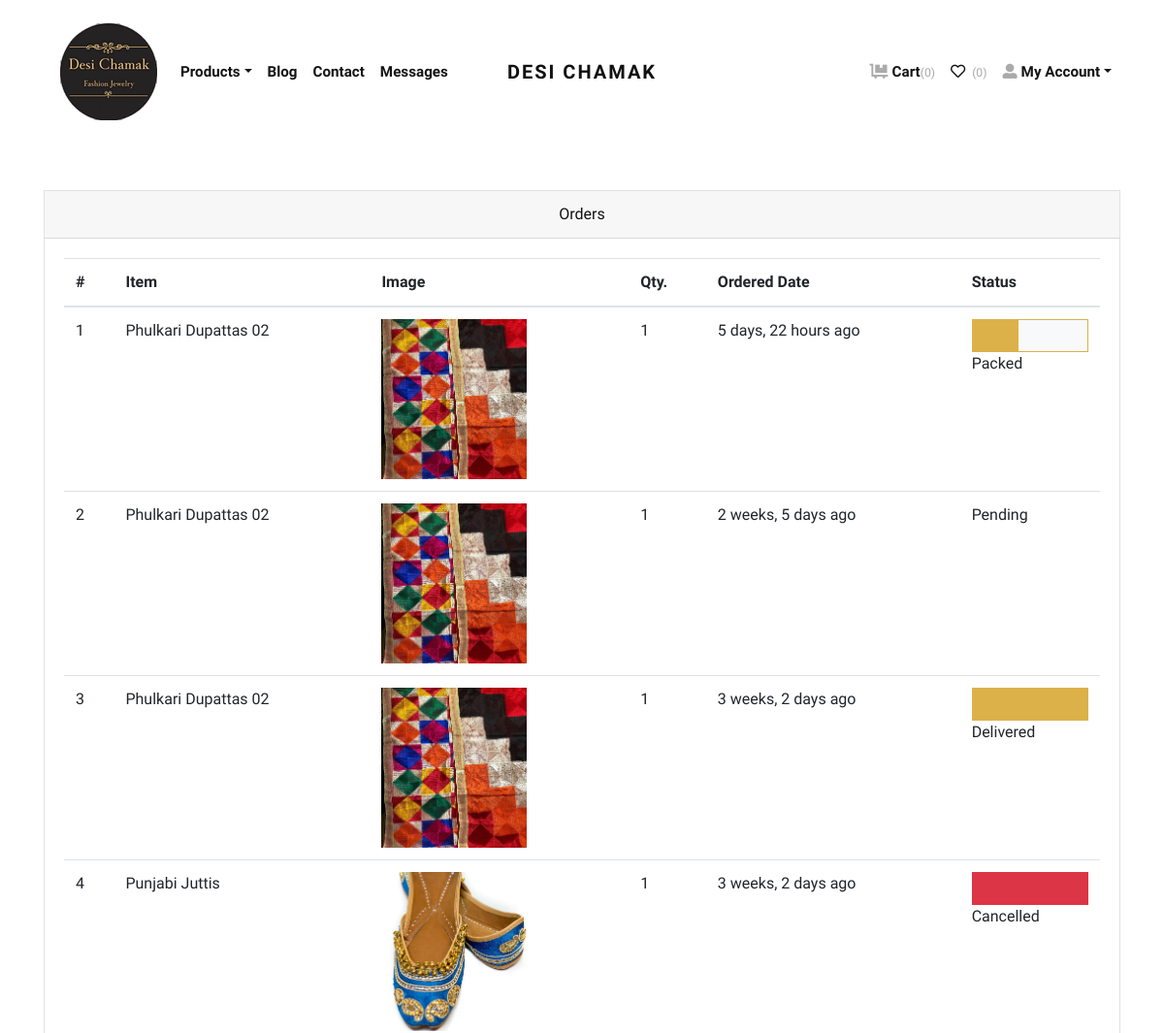
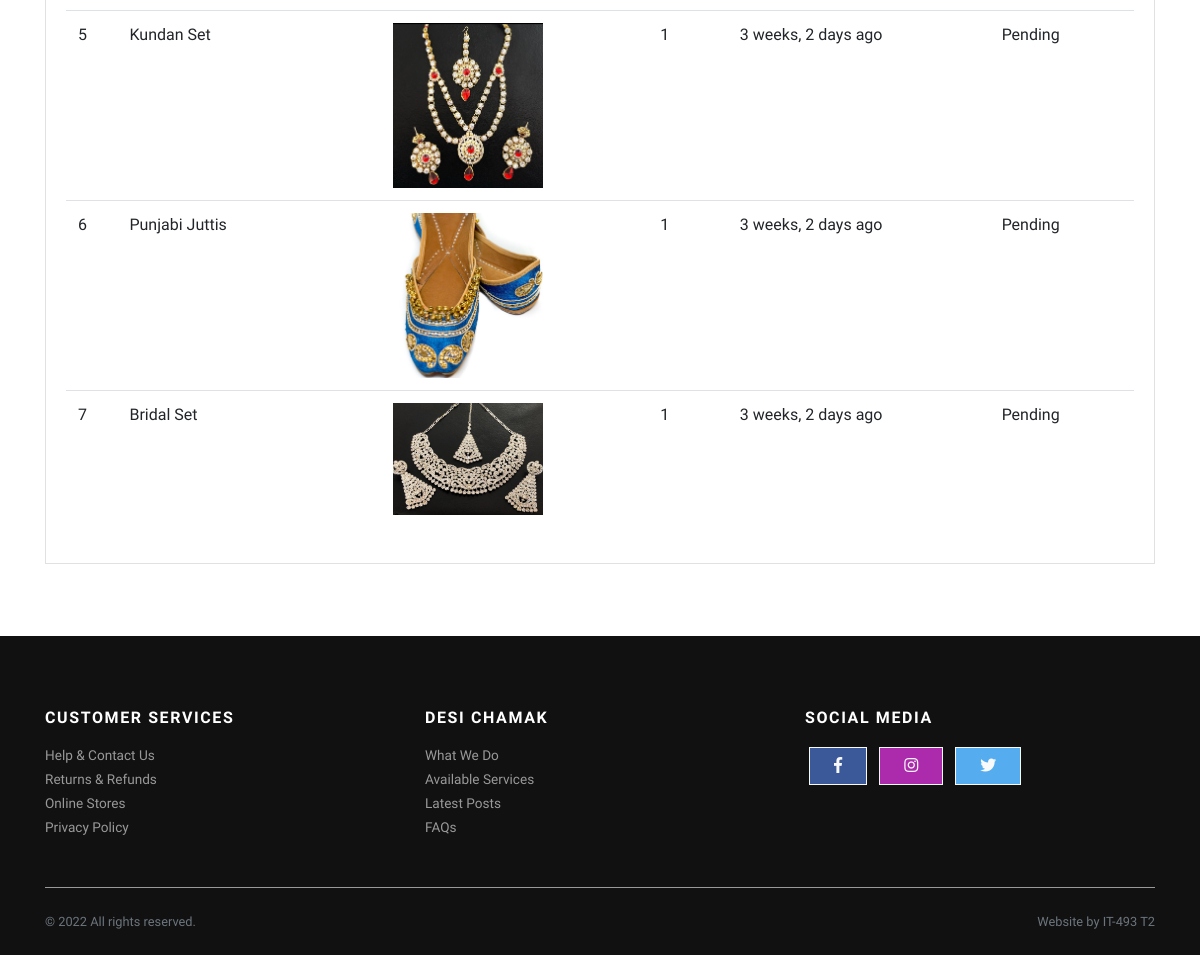
The page /orders/ (signed in) on the database as committed earlier (2 pictures, top to bottom).
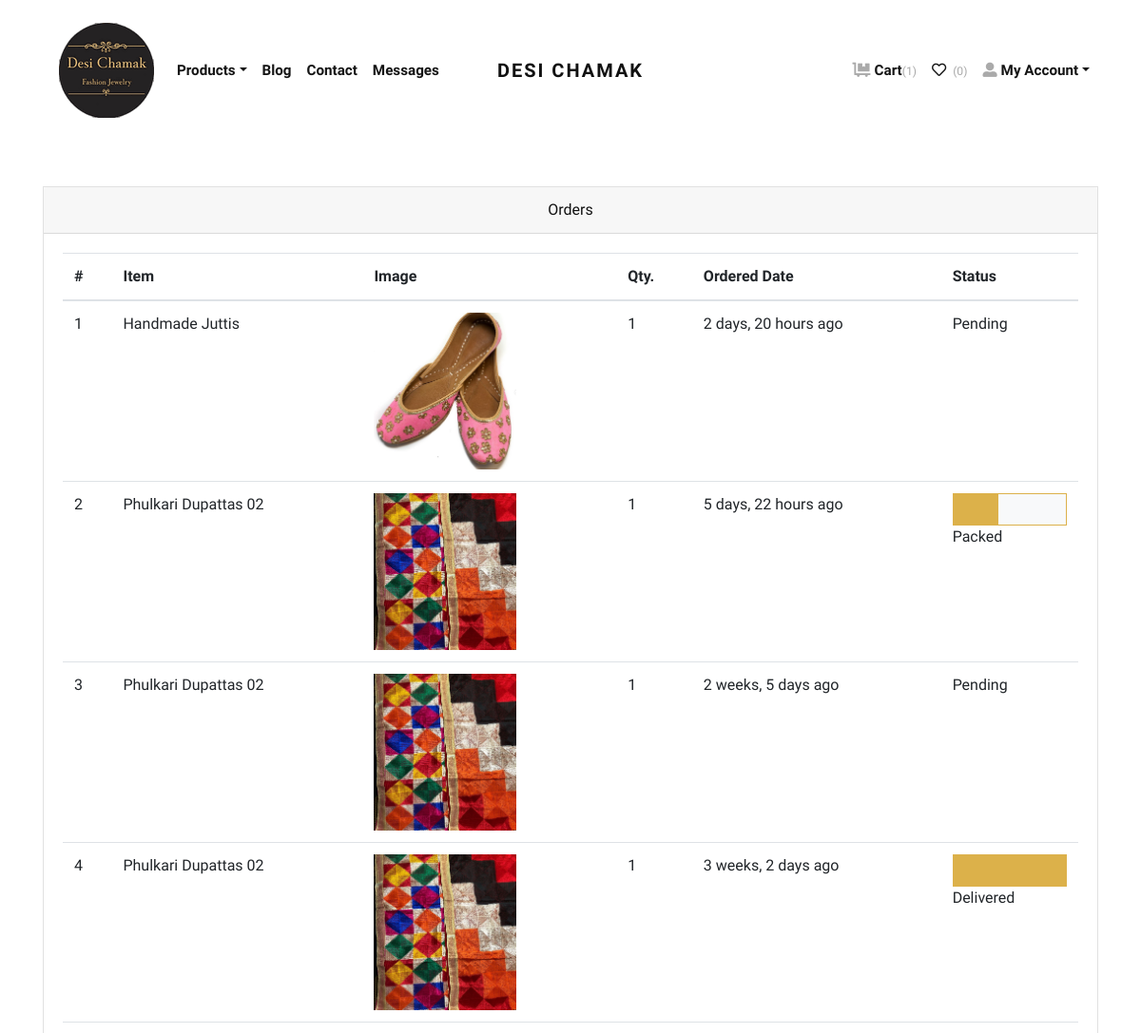
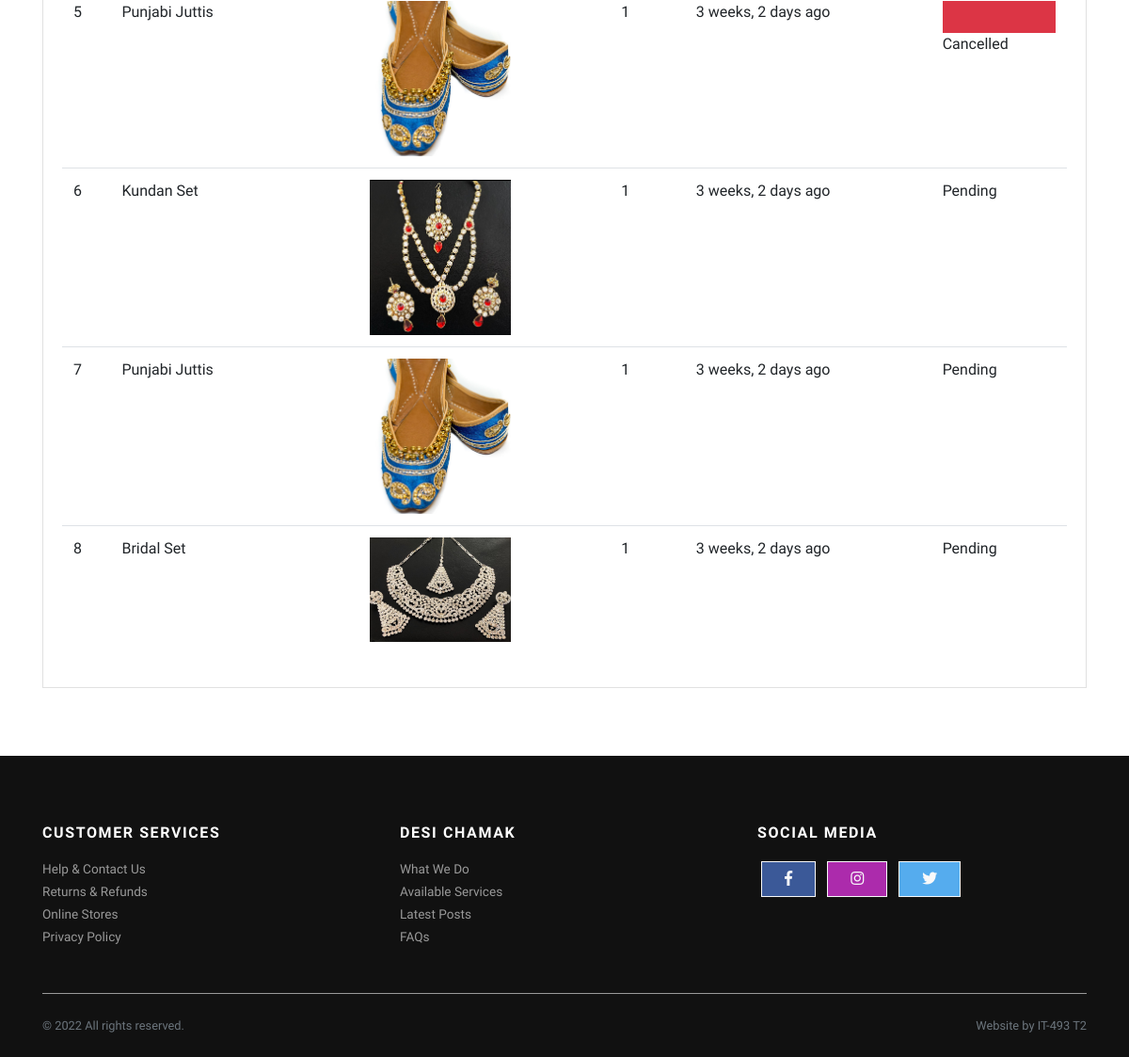
The same page on the database as committed later (2 pictures, top to bottom).
### store/models.py (models this page shows, shortened)
class Order(models.Model):
    user = models.ForeignKey(User, verbose_name="User", on_delete=models.CASCADE)
    address = models.ForeignKey(Address, verbose_name="Shipping Address", on_delete=models.CASCADE)
    product = models.ForeignKey(Product, verbose_name="Product", on_delete=models.CASCADE)
    quantity = models.PositiveIntegerField(verbose_name="Quantity")
    ordered_date = models.DateTimeField(auto_now_add=True, verbose_name="Ordered Date")
    status = models.CharField(
        choices=STATUS_CHOICES,
        max_length=50,
        default="Pending"
        )

class Product(models.Model):
    title = models.CharField(max_length=150, verbose_name="Product Title")
    slug = models.SlugField(max_length=160, verbose_name="Product Slug")
    sku = models.CharField(max_length=255, unique=True, verbose_name="Unique Product ID (SKU)")
    short_description = models.TextField(verbose_name="Short Description")
    detail_description = models.TextField(blank=True, null=True, verbose_name="Detail Description")
    product_image = models.ImageField(upload_to='product', blank=True, null=True, verbose_name="Product Image")
    price = models.DecimalField(max_digits=8, decimal_places=2)
    category = models.ForeignKey(Category, verbose_name="Product Categoy", on_delete=models.CASCADE)
    is_active = models.BooleanField(verbose_name="Is Active?")
    is_featured = models.BooleanField(verbose_name="Is Featured?")
    created_at = models.DateTimeField(auto_now_add=True, verbose_name="Created Date")
    updated_at = models.DateTimeField(auto_now=True, verbose_name="Updated Date")
    class Meta:
        verbose_name_plural = 'Products'
        ordering = ('-created_at', )

### store/views.py (the view)
# urls.py: path('orders/', views.orders, name="orders"),
@login_required
def orders(request):
    all_orders = Order.objects.filter(user=request.user).order_by('-ordered_date')
    return render(request, 'store/orders.html', {'orders': all_orders})

### store/context_preprocessors.py (called while the page is built)
def store_menu(request):
    categories = Category.objects.filter(is_active=True)
    context = {
        'categories_menu': categories,
    }
    return context

def cart_menu(request):
    if request.user.is_authenticated:
        cart_items= Cart.objects.filter(user=request.user)
        context = {
            'cart_items': cart_items,
        }
    else:
        context = {}
    return context

### templates/store/orders.html (shortened to what this page needs)
{% extends 'base.html' %}
{% load static %}
{% load humanize %}
    {% block content %}
      <div class="container py-5">
        <div class="row">
          <div class="col-lg-12">
            <div class="card mb-4" id="tables">
              <div class="card-header text-center">Orders</div>
              <div class="card-body">
                <table class="table table-hover">
                  <thead>
                    <tr>
                      <th>#</th>
                      <th>Item</th>
                      <th>Image</th>
                      <th>Qty.</th>
                      <th>Ordered Date</th>
                      <th>Status</th>
                    </tr>
                  </thead>
                  <tbody>
                    {% if orders %}
                    {% for order in orders %}
                    <tr>
                      <td>{{forloop.counter}}</td>
                      <td>{{order.product.title}}</td>
                      <td>
                        {% if order.product.product_image %}
                          <img src="{{order.product.product_image.url}}" alt="{{order.product.product_ttile}}" style="width:150px;">
                        {% endif %}
                      </td>
                      <td>{{order.quantity}}</td>
                      <td>{{order.ordered_date|naturaltime}}</td>
                      <td>
                        {% if order.status == 'Packed' %}
                        <div class="bg-light border border-primary">
                            <div class="p-3 bg-primary" style="width:40%;"></div>
                        </div>
                        {% endif %}
                        {% if order.status == 'Delivered' %}
                        <div class="bg-light border border-primary">
                            <div class="p-3 bg-primary" style="width:100%;"></div>
                        </div>
                        {% endif %}
                        {% if order.status == 'Cancelled' %}
                        <div class="bg-light border border-danger">
                            <div class="p-3 bg-danger" style="width:100%;"></div>
                        </div>
                        {% endif %}
                        {{order.status}}
                      </td>
                    </tr>
                    {% endfor %}
                    {% endif %}
                  </tbody>
                </table>
              </div>
            </div>
          </div>
        </div>
      </div>
{% endblock content %}

Rows that differ between the two databases and show on the page:
added Order: product "Handmade Juttis", product.product_image (picture), quantity "1", ordered_date "2 days, 20 hours ago", status "Pending"
Other text that changed with them:
{{ cart_items.count }}: "0" → "1"
